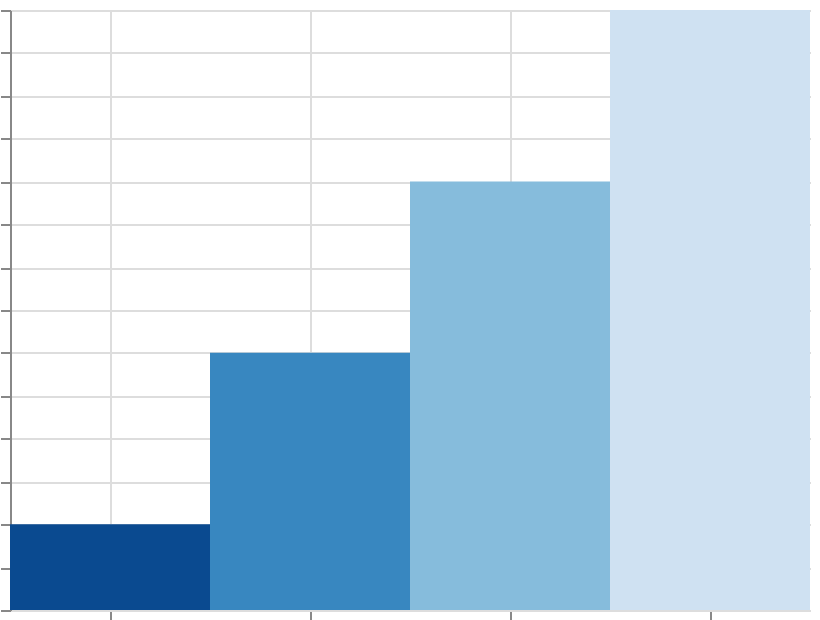

Source (Vega-Lite JSON):
### Vega specification from a JSON file in a GitHub repository (floating-point values rounded to 4 significant figures)
{"$schema": "https://vega.github.io/schema/vega/v6.json", "width": 400, "height": 300, "padding": 5, "autosize": "none", "data": [{"name": "table", "values": [{"cat": "A", "val": 10}, {"cat": "B", "val": 30}, {"cat": "C", "val": 50}, {"cat": "D", "val": 70}]}], "scales": [{"name": "x", "type": "band", "domain": {"data": "table", "field": "cat", "sort": true}, "range": "width"}, {"name": "y", "type": "linear", "domain": {"data": "table", "field": "val"}, "range": [{"signal": "height"}, 0], "zero": true, "nice": true}, {"name": "color", "type": "linear", "domain": {"data": "table", "field": "val"}, "reverse": true, "range": {"scheme": "blues"}}], "marks": [{"type": "rect", "from": {"data": "table"}, "encode": {"update": {"x": {"scale": "x", "field": "cat"}, "width": {"scale": "x", "band": 1}, "y": {"scale": "y", "field": "val"}, "y2": {"scale": "y", "value": 0}, "fill": {"scale": "color", "field": "val"}}}}], "axes": [{"scale": "x", "orient": "bottom", "grid": true, "labels": false}, {"scale": "y", "orient": "left", "grid": true, "labels": false}], "legends": [{"fill": "color"}]}
